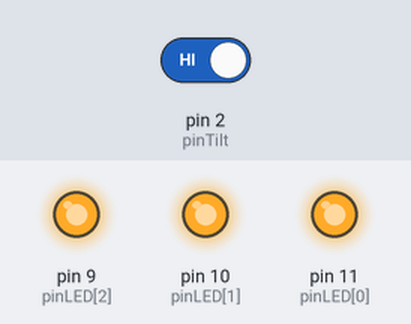
The sketch below on a simulated Arduino Uno, built with avr-gcc and run on an emulated ATmega328P. Parts: output pins drawn as LEDs (lit = HIGH). Inputs (shaded band) come from the test bench; at power-on: pin 2 (pinTilt) HIGH.

Above: at 1.2 s.
1.3 s: pin 2 (pinTilt) driven LOW
At 1.9 s:
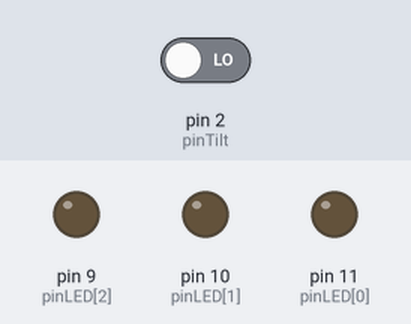
2.8 s: pin 2 (pinTilt) driven HIGH
At 4.2 s:
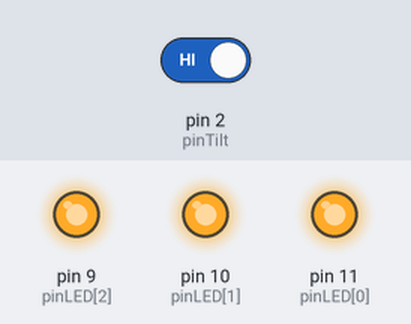
Timing chart, 0 to 5.8 s (numbered marks = the images above; inputs shaded):
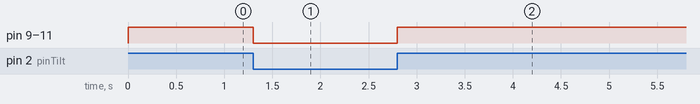

The sketch:

Tilt.ino
```cpp
const int pinTilt = 2;
int pinLED[3] = { 11, 10 , 9};
int val = 0;
void setup() {
  Serial.begin(9600);
  // put your setup code here, to run once:
  for(int i = 0; i < 3; i++) {
      pinMode(pinLED[i], OUTPUT);
    }
}

void loop() {
  // put your main code here, to run repeatedly:
  val = digitalRead(pinTilt);

  if(val == 0){
    digitalWrite(pinLED[2], LOW);
    digitalWrite(pinLED[1], LOW);
    digitalWrite(pinLED[0], LOW);
  delay(100);
  }else {
    digitalWrite(pinLED[2], HIGH);
    digitalWrite(pinLED[1], HIGH);
    digitalWrite(pinLED[0], HIGH);
  delay(100);
  }


}
```

Measured:
- after the input at 1.3 s, pin 9 (pinLED[2]), pin 10 (pinLED[1]), pin 11 (pinLED[0]): HIGH → LOW at once
- after the input at 2.8 s, pin 9 (pinLED[2]), pin 10 (pinLED[1]), pin 11 (pinLED[0]): LOW → HIGH at once
